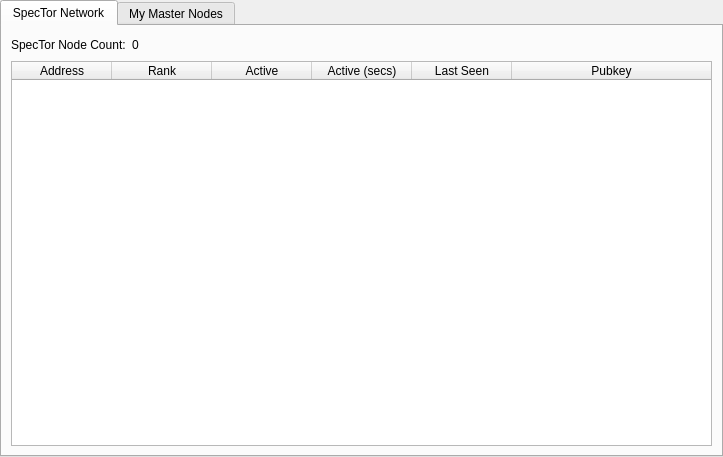
<?xml version="1.0" encoding="UTF-8"?>
<ui version="4.0">
 <class>MasternodeManager</class>
 <widget class="QWidget" name="MasternodeManager">
  <property name="geometry">
   <rect>
    <x>0</x>
    <y>0</y>
    <width>723</width>
    <height>457</height>
   </rect>
  </property>
  <property name="windowTitle">
   <string>Form</string>
  </property>
  <layout class="QVBoxLayout" name="topLayout">
   <property name="leftMargin">
    <number>0</number>
   </property>
   <property name="topMargin">
    <number>0</number>
   </property>
   <property name="rightMargin">
    <number>0</number>
   </property>
   <property name="bottomMargin">
    <number>0</number>
   </property>
   <item>
    <layout class="QVBoxLayout" name="verticalLayout">
     <property name="bottomMargin">
      <number>0</number>
     </property>
     <item>
      <widget class="QTabWidget" name="tabWidget">
       <property name="currentIndex">
        <number>0</number>
       </property>
       <widget class="QWidget" name="tab">
        <attribute name="title">
         <string>SpecTor Network</string>
        </attribute>
        <layout class="QGridLayout" name="gridLayout">
         <item row="1" column="0">
          <widget class="QTableWidget" name="tableWidget">
           <property name="editTriggers">
            <set>QAbstractItemView::NoEditTriggers</set>
           </property>
           <property name="alternatingRowColors">
            <bool>true</bool>
           </property>
           <property name="selectionBehavior">
            <enum>QAbstractItemView::SelectRows</enum>
           </property>
           <property name="sortingEnabled">
            <bool>true</bool>
           </property>
           <attribute name="horizontalHeaderStretchLastSection">
            <bool>true</bool>
           </attribute>
           <column>
            <property name="text">
             <string>Address</string>
            </property>
           </column>
           <column>
            <property name="text">
             <string>Rank</string>
            </property>
           </column>
           <column>
            <property name="text">
             <string>Active</string>
            </property>
           </column>
           <column>
            <property name="text">
             <string>Active (secs)</string>
            </property>
           </column>
           <column>
            <property name="text">
             <string>Last Seen</string>
            </property>
           </column>
           <column>
            <property name="text">
             <string>Pubkey</string>
            </property>
           </column>
          </widget>
         </item>
         <item row="0" column="0">
          <layout class="QHBoxLayout" name="horizontalLayout_3">
           <property name="bottomMargin">
            <number>0</number>
           </property>
           <item>
            <widget class="QLabel" name="label_2">
             <property name="text">
              <string>SpecTor Node Count:</string>
             </property>
            </widget>
           </item>
           <item>
            <widget class="QLabel" name="countLabel">
             <property name="text">
              <string>0</string>
             </property>
            </widget>
           </item>
           <item>
            <spacer name="horizontalSpacer_3">
             <property name="orientation">
              <enum>Qt::Horizontal</enum>
             </property>
             <property name="sizeHint" stdset="0">
              <size>
               <width>40</width>
               <height>20</height>
              </size>
             </property>
            </spacer>
           </item>
          </layout>
         </item>
        </layout>
       </widget>
       <widget class="QWidget" name="tab_2">
        <attribute name="title">
         <string>My Master Nodes</string>
        </attribute>
        <layout class="QGridLayout" name="gridLayout_2">
         <item row="0" column="0">
          <layout class="QVBoxLayout" name="verticalLayout_2">
           <property name="bottomMargin">
            <number>0</number>
           </property>
           <item>
            <layout class="QHBoxLayout" name="horizontalLayout">
             <item>
              <widget class="QPushButton" name="createButton">
               <property name="text">
                <string>&amp;Create...</string>
               </property>
              </widget>
             </item>
             <item>
              <widget class="QPushButton" name="copyAddressButton">
               <property name="text">
                <string>Copy &amp;Address</string>
               </property>
              </widget>
             </item>
             <item>
              <spacer name="horizontalSpacer">
               <property name="orientation">
                <enum>Qt::Horizontal</enum>
               </property>
               <property name="sizeHint" stdset="0">
                <size>
                 <width>40</width>
                 <height>20</height>
                </size>
               </property>
              </spacer>
             </item>
            </layout>
           </item>
           <item>
            <widget class="QTableWidget" name="tableWidget_2">
             <property name="editTriggers">
              <set>QAbstractItemView::NoEditTriggers</set>
             </property>
             <property name="alternatingRowColors">
              <bool>true</bool>
             </property>
             <property name="selectionMode">
              <enum>QAbstractItemView::SingleSelection</enum>
             </property>
             <property name="selectionBehavior">
              <enum>QAbstractItemView::SelectRows</enum>
             </property>
             <attribute name="horizontalHeaderStretchLastSection">
              <bool>true</bool>
             </attribute>
             <column>
              <property name="text">
               <string>Alias</string>
              </property>
             </column>
             <column>
              <property name="text">
               <string>IP/Onion</string>
              </property>
             </column>
             <column>
              <property name="text">
               <string>Status</string>
              </property>
             </column>
             <column>
              <property name="text">
               <string>Collateral Address</string>
              </property>
             </column>
            </widget>
           </item>
           <item>
            <layout class="QHBoxLayout" name="horizontalLayout_2">
             <property name="bottomMargin">
              <number>0</number>
             </property>
             <item>
              <widget class="QPushButton" name="editButton">
               <property name="text">
                <string>&amp;Edit</string>
               </property>
              </widget>
             </item>
             <item>
              <widget class="QPushButton" name="getConfigButton">
               <property name="text">
                <string>&amp;Get Config</string>
               </property>
              </widget>
             </item>
             <item>
              <widget class="QPushButton" name="removeButton">
               <property name="text">
                <string>&amp;Remove</string>
               </property>
              </widget>
             </item>
             <item>
              <spacer name="horizontalSpacer_2">
               <property name="orientation">
                <enum>Qt::Horizontal</enum>
               </property>
               <property name="sizeHint" stdset="0">
                <size>
                 <width>40</width>
                 <height>20</height>
                </size>
               </property>
              </spacer>
             </item>
            </layout>
           </item>
           <item>
            <layout class="QHBoxLayout" name="horizontalLayout_4">
             <property name="bottomMargin">
              <number>0</number>
             </property>
             <item>
              <widget class="QPushButton" name="startButton">
               <property name="text">
                <string>&amp;Start</string>
               </property>
              </widget>
             </item>
             <item>
              <widget class="QPushButton" name="stopButton">
               <property name="text">
                <string>Sto&amp;p</string>
               </property>
              </widget>
             </item>
             <item>
              <spacer name="horizontalSpacer_4">
               <property name="orientation">
                <enum>Qt::Horizontal</enum>
               </property>
               <property name="sizeHint" stdset="0">
                <size>
                 <width>40</width>
                 <height>20</height>
                </size>
               </property>
              </spacer>
             </item>
            </layout>
           </item>
           <item>
            <layout class="QHBoxLayout" name="horizontalLayout_5">
             <property name="bottomMargin">
              <number>0</number>
             </property>
             <item>
              <widget class="QPushButton" name="startAllButton">
               <property name="text">
                <string>S&amp;tart All</string>
               </property>
              </widget>
             </item>
             <item>
              <widget class="QPushButton" name="stopAllButton">
               <property name="text">
                <string>St&amp;op All</string>
               </property>
              </widget>
             </item>
             <item>
              <spacer name="horizontalSpacer_5">
               <property name="orientation">
                <enum>Qt::Horizontal</enum>
               </property>
               <property name="sizeHint" stdset="0">
                <size>
                 <width>40</width>
                 <height>20</height>
                </size>
               </property>
              </spacer>
             </item>
            </layout>
           </item>
          </layout>
         </item>
        </layout>
       </widget>
      </widget>
     </item>
    </layout>
   </item>
  </layout>
 </widget>
 <resources/>
 <connections/>
</ui>
